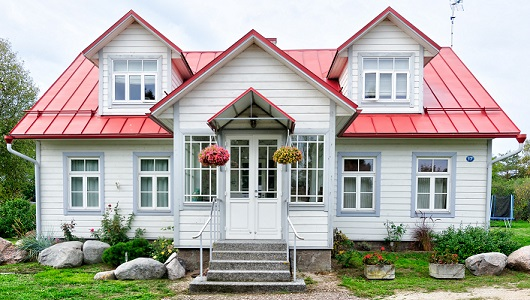
#> input picture Lab/4/lab4_house.jpg, 530 x 300 px
$ python task1.py
#> lines starting #> are read from the running program, lines starting #| are printed output that depends on the picture; after the words box and inside, x2 and y2 are one past the last pixel; in counts of white or black regions, pixels touching at a corner belong together

import cv2
import numpy

# read image
src = cv2.imread('lab4_house.jpg', cv2.IMREAD_UNCHANGED)
#> src is the input picture: shape (300, 530, 3); mean B, G, R 160.2, 167.9, 170.2

# apply guassian blur on src image
dst = cv2.GaussianBlur(src,(15,15),cv2.BORDER_DEFAULT)
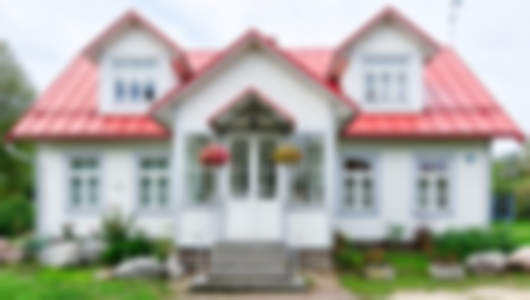
#> dst: shape (300, 530, 3); mean B, G, R 160.2, 167.9, 170.2

# display input and output image
src_edge =  cv2.Canny(src,100,200)
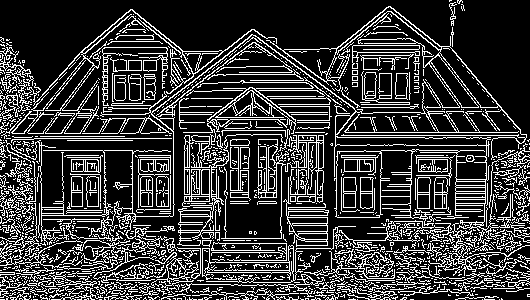
#> src_edge: shape (300, 530); 22.4% white in thin lines or dots
dst_edge = cv2.Canny(dst,100,200)
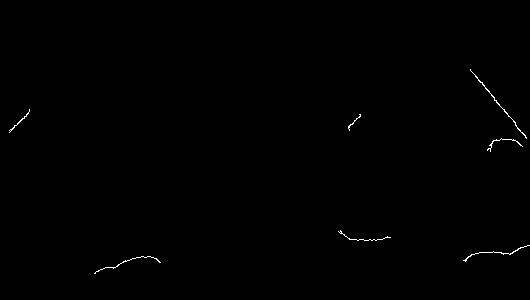
#> dst_edge: shape (300, 530); 0.29% white in thin lines or dots, all inside (x1, y1, x2, y2) = (9, 69, 530, 274)


non_edge_image = numpy.hstack((src,dst))
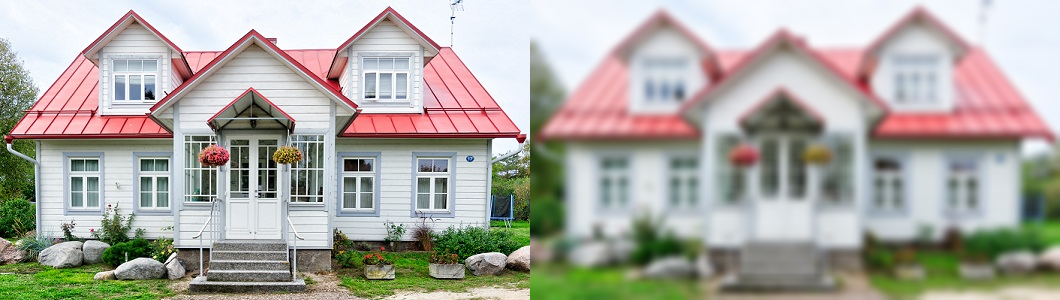
#> non_edge_image: shape (300, 1060, 3); mean B, G, R 160.2, 167.9, 170.2
edge_image = numpy.hstack((src_edge,dst_edge))
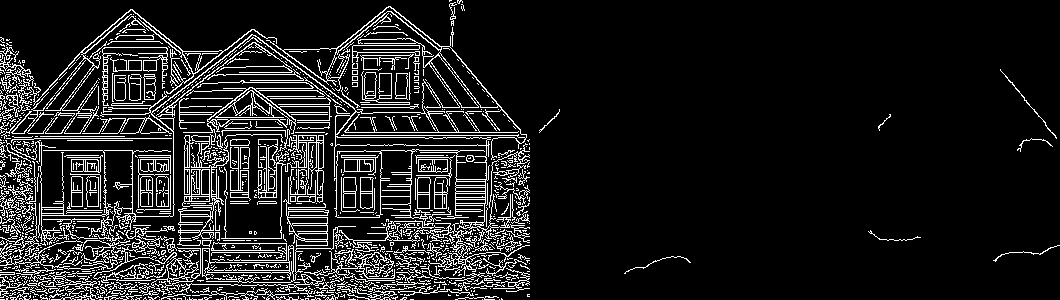
#> edge_image: shape (300, 1060); 11.3% white in thin lines or dots


cv2.imshow("Gaussian Smoothing",non_edge_image)
cv2.imshow("Edges",edge_image)
cv2.waitKey(0) # waits until a key is pressed
cv2.destroyAllWindows() # destroys the window showing image


#applying edge detection

$ run again, with Lab/4/lab4_road.jpg copied over Lab/4/lab4_house.jpg
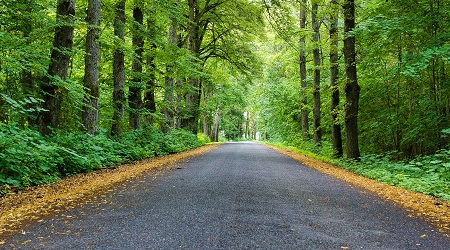
#> input picture Lab/4/lab4_road.jpg, 450 x 250 px
#> src is the input picture: shape (250, 450, 3); mean B, G, R 61.6, 111, 89.5
#> `src_edge =  cv2.Canny(src,100,200)`:
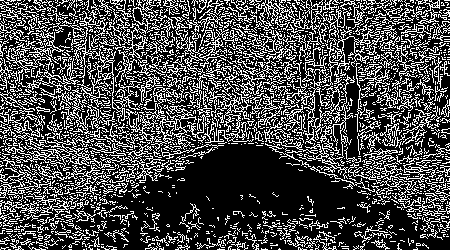
#> src_edge: shape (250, 450); 29.1% white in thin lines or dots
#> dst_edge: shape (250, 450); every value is 0
#> `edge_image = numpy.hstack((src_edge,dst_edge))`:
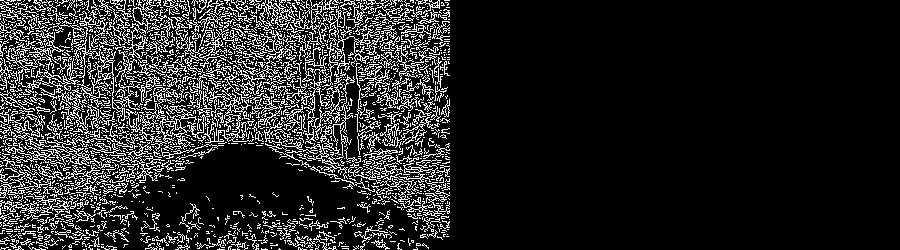
#> edge_image: shape (250, 900); 14.6% white in thin lines or dots, all inside (x1, y1, x2, y2) = (0, 0, 450, 250)
